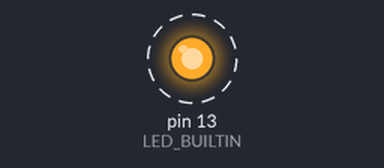
The sketch below on a simulated Arduino Uno, built with avr-gcc and run on an emulated ATmega328P. Shown: output pins drawn as LEDs (lit = HIGH). Dashed ring = blinking.

Above: at 0.5 s.
Timing chart, 0 to 4.6 s (numbered marks = the images above):
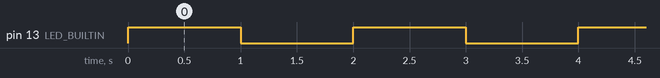

Measured:
- by itself, pin 13 (LED_BUILTIN): alternates HIGH for 1.0 s and LOW for 1.0 s

The sketch:

sketch_ArduinoLab.ino
```cpp
// Lab 1 - timed blink
// Sai, Amitesh, Fawaz, Rishabh
// Team 2

void setup() {
  // put your setup code here, to run once:
  pinMode(LED_BUILTIN, OUTPUT);
}

void timedBlink(int interval){
  digitalWrite(LED_BUILTIN, HIGH);
  delay(interval*1000);
  digitalWrite(LED_BUILTIN, LOW);
  delay(1000);
}
void loop() {
  // put your main code here, to run repeatedly:
  timedBlink(1); //varies how long the LED is on in seconds
  //timedBlink(2);
  //timedBlink(3);
}
```
